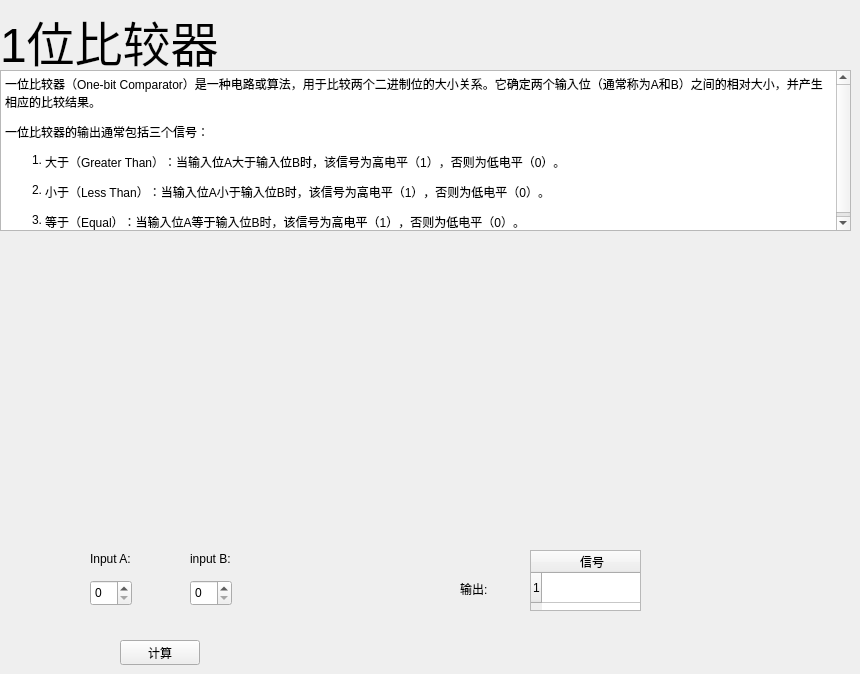
        <widget class="QWidget" name="page_5">
         <widget class="QLabel" name="label_5">
          <property name="geometry">
           <rect>
            <x>0</x>
            <y>0</y>
            <width>221</width>
            <height>81</height>
           </rect>
          </property>
          <property name="font">
           <font>
            <pointsize>36</pointsize>
           </font>
          </property>
          <property name="text">
           <string>1位比较器</string>
          </property>
         </widget>
         <widget class="QTextBrowser" name="textBrowser_5">
          <property name="geometry">
           <rect>
            <x>0</x>
            <y>70</y>
            <width>851</width>
            <height>161</height>
           </rect>
          </property>
          <property name="html">
           <string>&lt;!DOCTYPE HTML PUBLIC &quot;-//W3C//DTD HTML 4.0//EN&quot; &quot;http://www.w3.org/TR/REC-html40/strict.dtd&quot;&gt;
&lt;html&gt;&lt;head&gt;&lt;meta name=&quot;qrichtext&quot; content=&quot;1&quot; /&gt;&lt;style type=&quot;text/css&quot;&gt;
p, li { white-space: pre-wrap; }
&lt;/style&gt;&lt;/head&gt;&lt;body style=&quot; font-family:'Sans Serif'; font-size:9pt; font-weight:400; font-style:normal;&quot;&gt;
&lt;p style=&quot; margin-top:12px; margin-bottom:12px; margin-left:0px; margin-right:0px; -qt-block-indent:0; text-indent:0px;&quot;&gt;一位比较器（One-bit Comparator）是一种电路或算法，用于比较两个二进制位的大小关系。它确定两个输入位（通常称为A和B）之间的相对大小，并产生相应的比较结果。&lt;/p&gt;
&lt;p style=&quot; margin-top:12px; margin-bottom:12px; margin-left:0px; margin-right:0px; -qt-block-indent:0; text-indent:0px;&quot;&gt;一位比较器的输出通常包括三个信号：&lt;/p&gt;
&lt;ol style=&quot;margin-top: 0px; margin-bottom: 0px; margin-left: 0px; margin-right: 0px; -qt-list-indent: 1;&quot;&gt;&lt;li style=&quot;&quot; style=&quot; margin-top:12px; margin-bottom:12px; margin-left:0px; margin-right:0px; -qt-block-indent:0; text-indent:0px;&quot;&gt;大于（Greater Than）：当输入位A大于输入位B时，该信号为高电平（1），否则为低电平（0）。&lt;/li&gt;
&lt;li style=&quot;&quot; style=&quot; margin-top:12px; margin-bottom:12px; margin-left:0px; margin-right:0px; -qt-block-indent:0; text-indent:0px;&quot;&gt;小于（Less Than）：当输入位A小于输入位B时，该信号为高电平（1），否则为低电平（0）。&lt;/li&gt;
&lt;li style=&quot;&quot; style=&quot; margin-top:12px; margin-bottom:12px; margin-left:0px; margin-right:0px; -qt-block-indent:0; text-indent:0px;&quot;&gt;等于（Equal）：当输入位A等于输入位B时，该信号为高电平（1），否则为低电平（0）。&lt;/li&gt;&lt;/ol&gt;&lt;/body&gt;&lt;/html&gt;</string>
          </property>
         </widget>
         <widget class="QLabel" name="label_36">
          <property name="geometry">
           <rect>
            <x>90</x>
            <y>550</y>
            <width>54</width>
            <height>17</height>
           </rect>
          </property>
          <property name="text">
           <string>Input A:</string>
          </property>
         </widget>
         <widget class="QLabel" name="label_37">
          <property name="geometry">
           <rect>
            <x>190</x>
            <y>550</y>
            <width>54</width>
            <height>17</height>
           </rect>
          </property>
          <property name="text">
           <string>input B:</string>
          </property>
         </widget>
         <widget class="QSpinBox" name="spinBox_11">
          <property name="geometry">
           <rect>
            <x>90</x>
            <y>580</y>
            <width>42</width>
            <height>26</height>
           </rect>
          </property>
         </widget>
         <widget class="QLabel" name="label_38">
          <property name="geometry">
           <rect>
            <x>460</x>
            <y>580</y>
            <width>54</width>
            <height>17</height>
           </rect>
          </property>
          <property name="text">
           <string>输出:</string>
          </property>
         </widget>
         <widget class="QTableWidget" name="table_full_add_6">
          <property name="geometry">
           <rect>
            <x>530</x>
            <y>550</y>
            <width>111</width>
            <height>61</height>
           </rect>
          </property>
          <property name="rowCount">
           <number>1</number>
          </property>
          <property name="columnCount">
           <number>1</number>
          </property>
          <row/>
          <column>
           <property name="text">
            <string>信号</string>
           </property>
          </column>
         </widget>
         <widget class="QPushButton" name="pushButton_6">
          <property name="geometry">
           <rect>
            <x>120</x>
            <y>640</y>
            <width>80</width>
            <height>25</height>
           </rect>
          </property>
          <property name="text">
           <string>计算</string>
          </property>
         </widget>
         <widget class="QSpinBox" name="spinBox_12">
          <property name="geometry">
           <rect>
            <x>190</x>
            <y>580</y>
            <width>42</width>
            <height>26</height>
           </rect>
          </property>
         </widget>
         <widget class="QLabel" name="label_19">
          <property name="geometry">
           <rect>
            <x>240</x>
            <y>240</y>
            <width>311</width>
            <height>291</height>
           </rect>
          </property>
          <property name="text">
           <string/>
          </property>
          <property name="pixmap">
           <pixmap resource="imgs/here.qrc">:/imgs/1-bit binary comparator.png</pixmap>
          </property>
         </widget>
        </widget>
